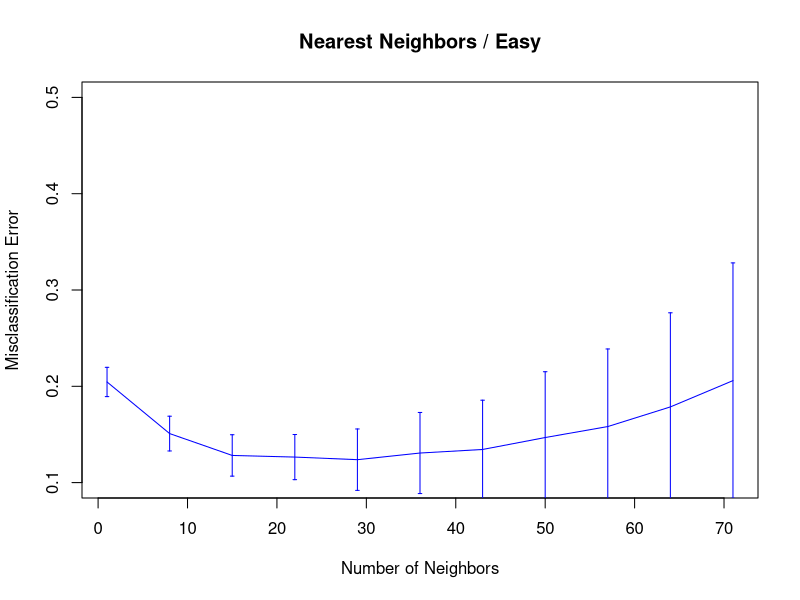
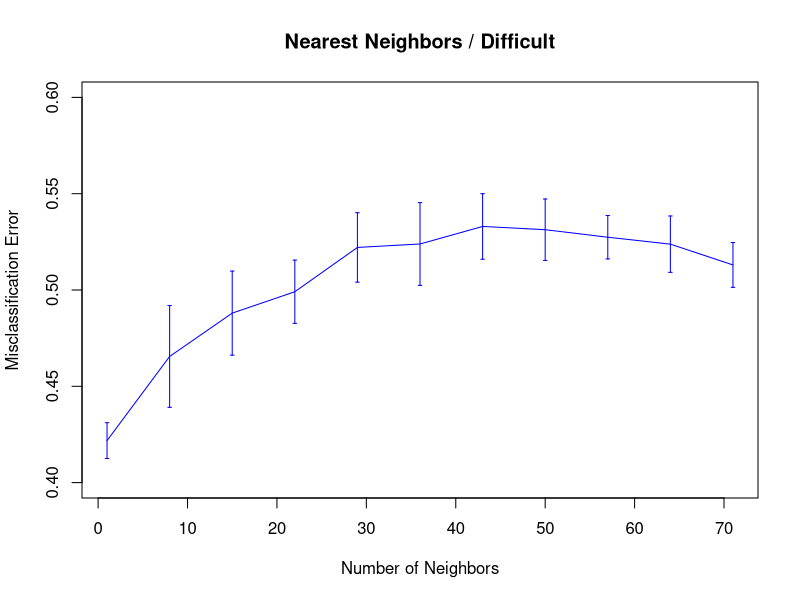
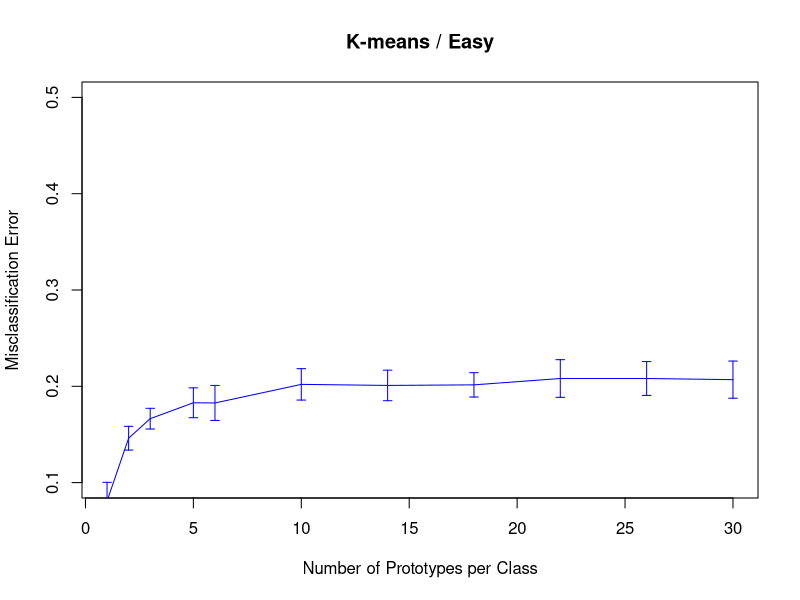
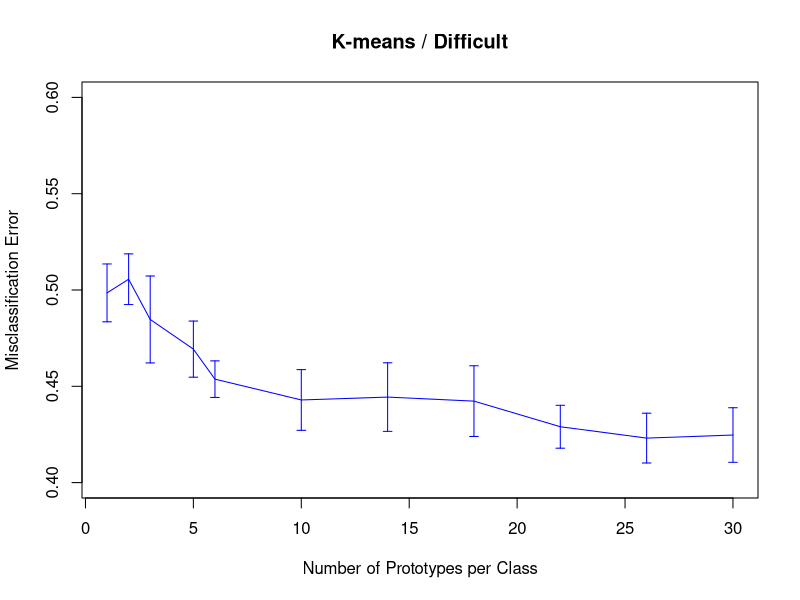

Here is the R script that generated these plots, in order:
## ---- chunk 1
## generate dataset X
genX <- function(N, p = 10){
  sapply(1:p, function(i) runif(N))
}
## generate dataset Y
genY <- function(X, id = 1){
  if (id == 1){
    apply(X, 1, function(x) ifelse(x[1] < 0.5, 0, 1) )
  }
  else if (id == 2){
    apply(X, 1, function(x) ifelse(prod(x[1:3]-0.5) > 0, 1, 0) )
  }
  else{
    cat("WARNING! Incorrect id for problems.")
  }
}
## ---- chunk 2
n.train = 100
n.test = 1000
n.realization = 10
## ---- chunk 3
library(class)
seq.knn = seq(1, 71, by = 7)
n.knn = length(seq.knn)
err = array(NA, c(n.knn, n.realization))
## ---- chunk 4
knn.sim <- function(id){
  for (j in 1:n.realization){
    X.train = genX(n.train)
    Y.train = genY(X.train, id)
    X.test = genX(n.test)
    Y.test = genY(X.test, id)
    for (i in 1:n.knn){
      Y.pred = knn(X.train, X.test, factor(Y.train), k = seq.knn[i])
      err[i, j] = sum(Y.pred!=Y.test)/n.test
    }
  }
  return(err)
}
## ---- chunk 5
myplot <- function(seq.knn, err, main, xlab, ylim){
  ## calculate the mean and std of misclassification error
  err.mean = apply(err, 1, mean)
  err.std = apply(err, 1, sd)

  n.knn = length(seq.knn)
  ## plot
  plot(seq.knn, err.mean, 
       main = main, 
       ylab = "Misclassification Error", 
       xlab = xlab, 
       col = "blue", type = "l",
       ylim = ylim)
  for(i in 1:n.knn){
    lines(c(seq.knn[i], seq.knn[i]), 
          c(err.mean[i] - err.std[i], err.mean[i] + err.std[i]), 
          col = "blue", pch = 3)
    lines(c(seq.knn[i]-0.2, seq.knn[i]+0.2), 
          c(err.mean[i] - err.std[i], err.mean[i] - err.std[i]),
          col = "blue", pch = 3)
    lines(c(seq.knn[i]-0.2, seq.knn[i]+0.2), 
          c(err.mean[i] + err.std[i], err.mean[i] + err.std[i]), 
          col = "blue", pch = 3)
  }
}
## ---- chunk 6
err = knn.sim(1)
myplot(seq.knn, err, "Nearest Neighbors / Easy", "Number of Neighbors", c(0.1, 0.5))
## ---- chunk 7
err = knn.sim(2)
myplot(seq.knn, err, "Nearest Neighbors / Difficult", "Number of Neighbors", c(0.4, 0.6))
## ---- chunk 8
seq.kmeans = c(1, 2, 3, 5, seq(6, 31, by = 4))
n.kmeans = length(seq.kmeans)
err = array(NA, c(n.kmeans, n.realization))
## ---- chunk 9
## predict function for k-means
predict.kmeans <- function(cl0, cl1, newpoint){
  center0 = cl0$centers
  center1 = cl1$centers
  res0 = apply(newpoint, 1, function(x) {
    min(apply(center0, 1, function(xx) sum((xx-x)^2)))
  })
  res1 = apply(newpoint, 1, function(x) {
    min(apply(center1, 1, function(xx) sum((xx-x)^2)))
  })
  ifelse(res0 < res1, 0, 1)
}
kmeans.sim <- function(id){
  for (j in 1:n.realization){
    X.train = genX(n.train)
    Y.train = genY(X.train, id)
    X.test = genX(n.test)
    Y.test = genY(X.test, id)
    for (i in 1:n.kmeans){
      cl0 = kmeans(X.train[Y.train==0, ], seq.kmeans[i])
      cl1 = kmeans(X.train[Y.train==1, ], seq.kmeans[i])
      Y.pred = predict.kmeans(cl0, cl1, X.test)
      err[i, j] = sum(Y.pred!=Y.test)/n.test
    }
  }
  return(err)
}
## ---- chunk 10
err = kmeans.sim(1)
myplot(seq.kmeans, err, "K-means / Easy", "Number of Prototypes per Class", c(0.1, 0.5))
## ---- chunk 11
err = kmeans.sim(2)
myplot(seq.kmeans, err, "K-means / Difficult", "Number of Prototypes per Class", c(0.4, 0.6))
